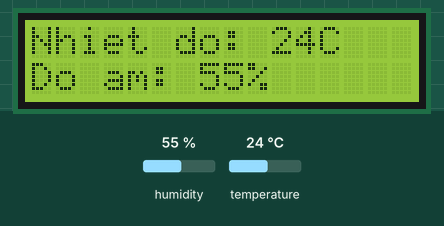
Simulated run of this program. Board: ESP32 board running MicroPython. Parts: 16×2 character LCD. Inputs (shaded band) come from the test bench; at power-on: humidity 55 %, temperature 24 °C. What the program prints to the serial console is not drawn.

Above: at 1.2 s.
1.3 s: humidity set to 22 %
At 4.6 s:
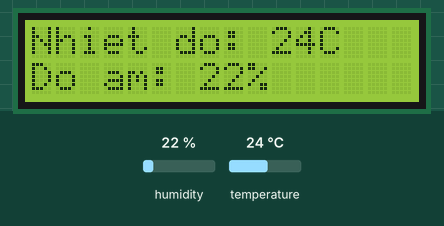
7.7 s: temperature set to 12 °C
At 9.7 s:
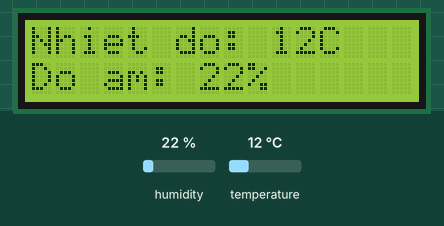
13.8 s: humidity set to 40 %
At 16.0 s:
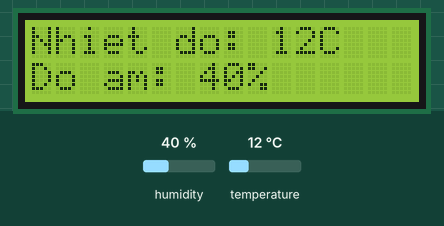
19.9 s: temperature set to 19 °C
At 22.4 s:
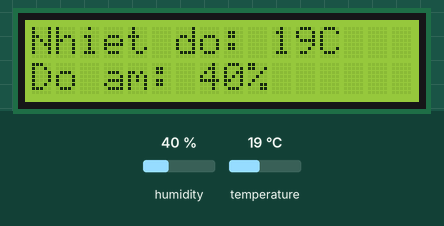
Timing chart, 0 to 23.9 s (numbered marks = the images above; inputs shaded):
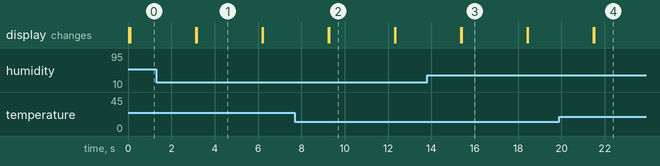

Measured:
- after the input at 1.3 s, the display: first differs from a run without the input after 1.9 s (image 1)
- after the input at 7.7 s, the display: first differs from a run without the input after 1.6 s (image 2)
- after the input at 13.8 s, the display: first differs from a run without the input after 1.6 s (image 3)
- after the input at 19.9 s, the display: first differs from a run without the input after 1.6 s (image 4)
- what the display in image 1 shows lasts 3.0 s, from 3.2 s to 6.2 s

The program:

TempAndHumidScreen.py
```python
from machine import Pin, I2C
from i2c_lcd import I2cLcd
import dht
from time import sleep

DHT_PIN = 19
sensor = dht.DHT11(Pin(DHT_PIN))

I2C_ADDR = 0x27
i2c = I2C(0, sda=Pin(21), scl=Pin(22), freq=400000)

lcd = I2cLcd(i2c, I2C_ADDR, 2, 16)
lcd.clear()

def getTempAndHumid(sensor_obj):
    sensor_obj.measure()
    temp = sensor_obj.temperature()
    humid = sensor_obj.humidity()

    return {
        "temp": temp,
        "humid": humid,
    }

while True:
    try:
        data = getTempAndHumid(sensor)
        temp = data["temp"]
        humid = data["humid"]

        tempLabel = f"Nhiet do: {temp}C"
        humidLabel = f"Do am: {humid}%"

        lcd.clear()
        lcd.move_to(0, 0)
        lcd.putstr(tempLabel)
        lcd.move_to(0, 1)
        lcd.putstr(humidLabel)

        print(f"Nhiet do la: {tempLabel}")
        print(f"Do am la: {humidLabel}")
    except Exception as e:
        lcd.clear()
        lcd.move_to(0, 0)
        lcd.putstr("Loi DHT")
        lcd.move_to(0, 1)
        lcd.putstr("Thu lai trong 3s")
        print("Loi doc sensor")


    sleep(3)
```
